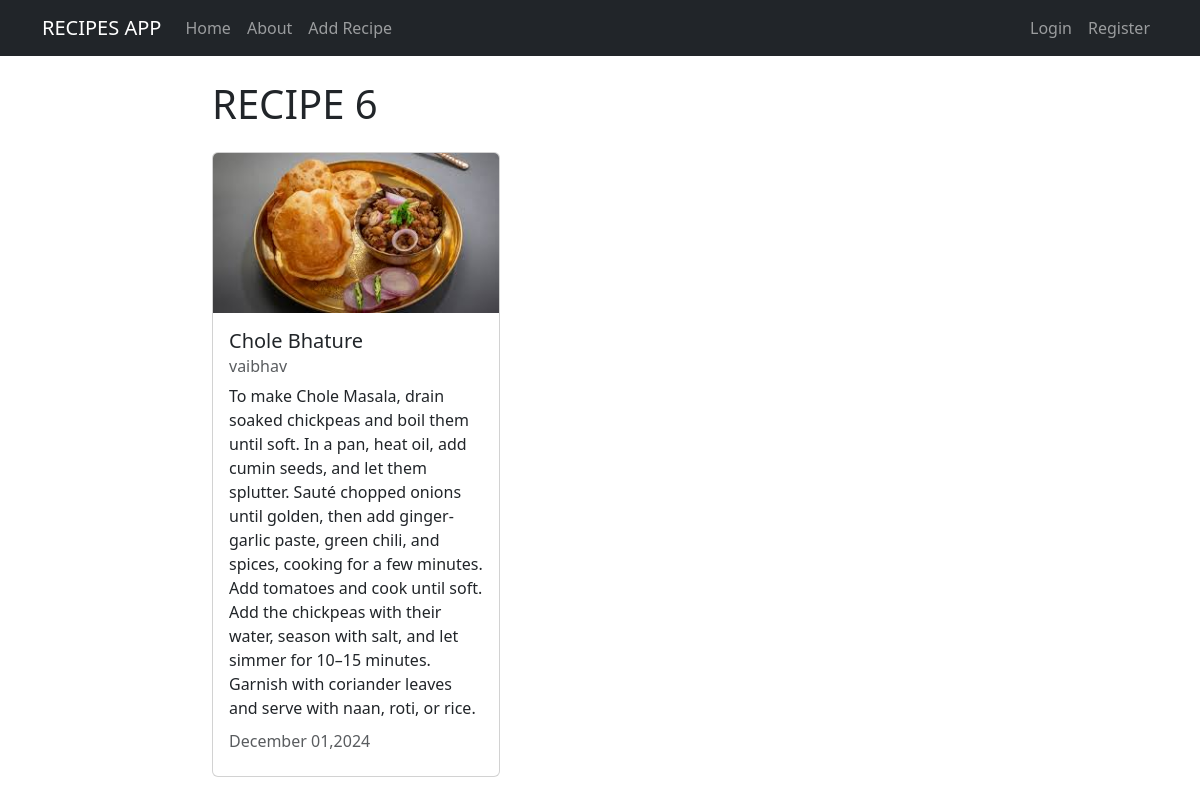
Page /recipe/6 on the committed database.
### recipes/models.py (models this page shows, shortened)
class Recipe(models.Model):
    title=models.CharField(max_length=100)
    description= models.TextField()
    author= models.ForeignKey(User , on_delete=models.CASCADE)
    created_at= models.DateTimeField(auto_now_add=True)
    updated_at=models.DateTimeField(auto_now=True)
    image= models.ImageField(upload_to='recipe_images/',null=True ,blank=True)

### recipes/views.py (the view)
# urls.py: path('recipe/<int:pk>', views.RecipeDetailView.as_view() ,name="recipe-detail"),
class RecipeDetailView(DetailView):
    model = models.Recipe

### recipes/templates/recipes/recipe_detail.html (shortened to what this page needs)
{% extends 'recipes/base.html' %}
{% load static %}
    {% block content%}
    <h1>RECIPE {{object.id}}</h1>
        <div class="card my-4" style="width: 18rem;">
          {% if object.image %}
            <img src="{{ object.image.url }}" class="card-img-top" alt="{{ object.title }}">
            {% else %}
            <img src="{% static 'default_image.jpg' %}" class="card-img-top" alt="Default Image">
            {% endif %}
            <div class="card-body">
              <h5 class="card-title">{{object.title}}</h5>
              <h6 class="card-subtitle mb-2 text-body-secondary">{{object.author}}</h6>
              <p class="card-text">{{object.description}}</p>
              <h6 class="card-subtitle mb-2 text-body-secondary">{{object.updated_at | date:"F d,Y"}}</h6>
            </div>
          </div>
    {% endblock content %}

### rows in the picture
Recipe: id "6", image (picture), title "Chole Bhature", author "vaibhav", description "To make Chole Masala, drain soaked chickpeas and boil them until soft. In a pan, heat oil, add cumin seeds, and let them splutter. Sauté chopped onions until golden, then add ginger-garlic paste, green chili, and spices, cooking for a few minutes. Add tomatoes and cook until soft. Add the chickpeas with their water, season with salt, and let simmer for 10–15 minutes. Garnish with coriander leaves and serve with naan, roti, or rice.", updated_at "December 01,2024"
